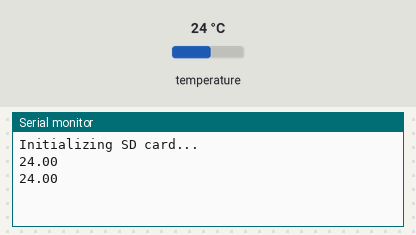
The sketch below on a simulated ESP8266 (Wemos D1 mini). Parts: the last lines printed to the serial monitor. The inputs (shaded band) are chosen by the test bench; at power-on: temperature 24 °C. Storage starts empty.

Above: at 2.8 s.
2.9 s: temperature set to 12 °C
At 5.2 s:
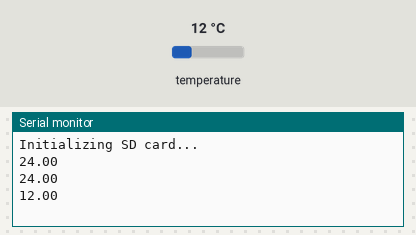
5.6 s: temperature set to 19 °C
At 7.2 s:
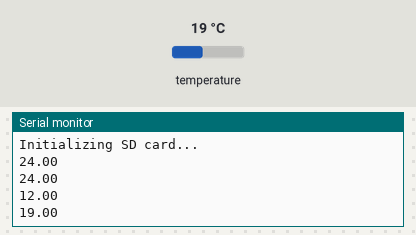
Timing chart, 0 to 8.7 s (numbered marks = the images above; inputs shaded):
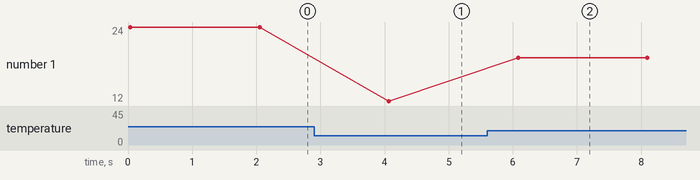

The sketch:

wemos_sd_card.ino
```cpp
// (licence header left out)
#include <SdFat.h>
#include <DHTesp.h>

SdFat sd;
DHTesp dht;

void setup() {
  // put your setup code here, to run once:
  Serial.begin(115200);
  Serial.println("Initializing SD card...");
  sd.begin(D8);
  dht.setup(D4, DHTesp::DHT11);

}

void loop() {
  // put your main code here, to run repeatedly:
  String dataString = "";
  float temp = dht.getTemperature();
  dataString += String(temp);
  File dataFile = sd.open("temperature.txt", FILE_WRITE);
  if(dataFile){
    dataFile.println(dataString);
    dataFile.close();
    Serial.println(dataString);
  }
  delay(2000);

}
```

Measured:
- after the input at 2.9 s, the serial monitor: prints a new line after 1.2 s (image 1)
- after the input at 5.6 s, the serial monitor: prints a new line after 0.48 s (image 2)
- plotted number 1: 24 → 12 after the input at 2.9 s, 12 → 19 after the input at 5.6 s
